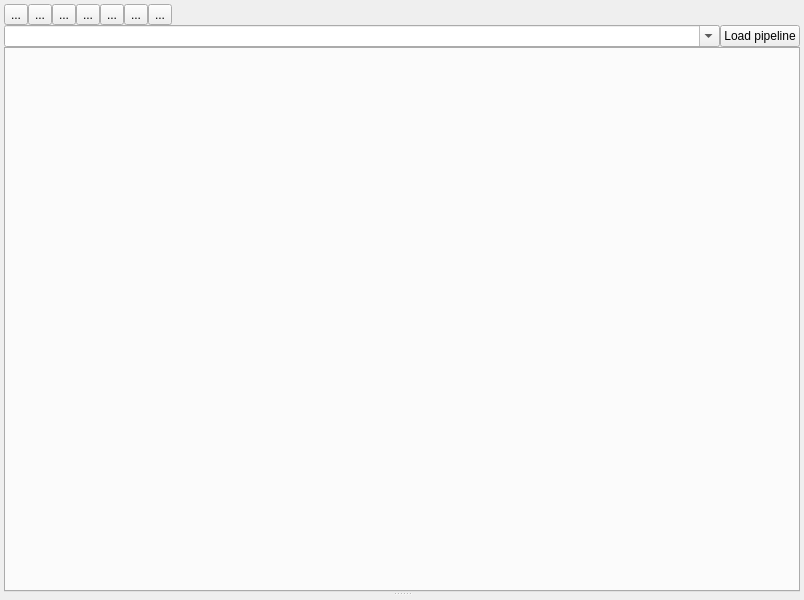
<?xml version="1.0" encoding="UTF-8"?>
<ui version="4.0">
 <class>PipelineViewer</class>
 <widget class="QMainWindow" name="PipelineViewer">
  <property name="geometry">
   <rect>
    <x>0</x>
    <y>0</y>
    <width>804</width>
    <height>600</height>
   </rect>
  </property>
  <property name="windowTitle">
   <string>Pipeline Viewer</string>
  </property>
  <property name="windowIcon">
   <iconset resource="icones.qrc">
    <normaloff>:/icones/logo</normaloff>:/icones/logo</iconset>
  </property>
  <widget class="QWidget" name="centralwidget">
   <property name="sizePolicy">
    <sizepolicy hsizetype="Expanding" vsizetype="Expanding">
     <horstretch>0</horstretch>
     <verstretch>0</verstretch>
    </sizepolicy>
   </property>
   <layout class="QGridLayout" name="gridLayout">
    <property name="margin">
     <number>4</number>
    </property>
    <property name="spacing">
     <number>0</number>
    </property>
    <item row="0" column="0">
     <layout class="QVBoxLayout" name="verticalLayout">
      <property name="spacing">
       <number>0</number>
      </property>
      <item>
       <layout class="QHBoxLayout" name="horizontalLayout_3">
        <property name="spacing">
         <number>0</number>
        </property>
        <item>
         <widget class="QToolButton" name="help">
          <property name="text">
           <string>...</string>
          </property>
          <property name="icon">
           <iconset resource="icones.qrc">
            <normaloff>:/icones/help</normaloff>:/icones/help</iconset>
          </property>
          <property name="iconSize">
           <size>
            <width>24</width>
            <height>24</height>
           </size>
          </property>
         </widget>
        </item>
        <item>
         <widget class="QToolButton" name="clean_bottom_layout">
          <property name="text">
           <string>...</string>
          </property>
          <property name="icon">
           <iconset resource="icones.qrc">
            <normaloff>:/icones/delete</normaloff>:/icones/delete</iconset>
          </property>
          <property name="iconSize">
           <size>
            <width>24</width>
            <height>24</height>
           </size>
          </property>
         </widget>
        </item>
        <item>
         <widget class="QToolButton" name="controller">
          <property name="text">
           <string>...</string>
          </property>
          <property name="icon">
           <iconset resource="icones.qrc">
            <normaloff>:/icones/controller</normaloff>:/icones/controller</iconset>
          </property>
          <property name="iconSize">
           <size>
            <width>24</width>
            <height>24</height>
           </size>
          </property>
         </widget>
        </item>
        <item>
         <widget class="QToolButton" name="study_config">
          <property name="text">
           <string>...</string>
          </property>
          <property name="icon">
           <iconset resource="icones.qrc">
            <normaloff>:/icones/config</normaloff>:/icones/config</iconset>
          </property>
          <property name="iconSize">
           <size>
            <width>24</width>
            <height>24</height>
           </size>
          </property>
         </widget>
        </item>
        <item>
         <widget class="QToolButton" name="change_view">
          <property name="text">
           <string>...</string>
          </property>
          <property name="icon">
           <iconset resource="icones.qrc">
            <normaloff>:/icones/change_view</normaloff>:/icones/change_view</iconset>
          </property>
          <property name="iconSize">
           <size>
            <width>24</width>
            <height>24</height>
           </size>
          </property>
         </widget>
        </item>
        <item>
         <widget class="QToolButton" name="run">
          <property name="text">
           <string>...</string>
          </property>
          <property name="icon">
           <iconset resource="icones.qrc">
            <normaloff>:/icones/play</normaloff>:/icones/play</iconset>
          </property>
          <property name="iconSize">
           <size>
            <width>24</width>
            <height>24</height>
           </size>
          </property>
         </widget>
        </item>
        <item>
         <widget class="QToolButton" name="view_result">
          <property name="text">
           <string>...</string>
          </property>
          <property name="icon">
           <iconset resource="icones.qrc">
            <normaloff>:/icones/view_result</normaloff>:/icones/view_result</iconset>
          </property>
          <property name="iconSize">
           <size>
            <width>24</width>
            <height>24</height>
           </size>
          </property>
         </widget>
        </item>
        <item>
         <spacer name="horizontalSpacer">
          <property name="orientation">
           <enum>Qt::Horizontal</enum>
          </property>
          <property name="sizeHint" stdset="0">
           <size>
            <width>40</width>
            <height>20</height>
           </size>
          </property>
         </spacer>
        </item>
       </layout>
      </item>
      <item>
       <layout class="QHBoxLayout" name="horizontalLayout">
        <item>
         <widget class="QComboBox" name="pipeline_module">
          <property name="toolTip">
           <string/>
          </property>
          <property name="autoFillBackground">
           <bool>false</bool>
          </property>
          <property name="editable">
           <bool>true</bool>
          </property>
          <property name="insertPolicy">
           <enum>QComboBox::InsertAlphabetically</enum>
          </property>
         </widget>
        </item>
        <item>
         <widget class="QPushButton" name="load_pipeline">
          <property name="sizePolicy">
           <sizepolicy hsizetype="Fixed" vsizetype="Fixed">
            <horstretch>0</horstretch>
            <verstretch>0</verstretch>
           </sizepolicy>
          </property>
          <property name="text">
           <string>Load pipeline</string>
          </property>
         </widget>
        </item>
       </layout>
      </item>
      <item>
       <widget class="QSplitter" name="splitter">
        <property name="sizePolicy">
         <sizepolicy hsizetype="Expanding" vsizetype="Expanding">
          <horstretch>0</horstretch>
          <verstretch>0</verstretch>
         </sizepolicy>
        </property>
        <property name="orientation">
         <enum>Qt::Vertical</enum>
        </property>
        <widget class="QWidget" name="verticalLayoutWidget">
         <layout class="QVBoxLayout" name="simple_pipeline_layout">
          <property name="spacing">
           <number>0</number>
          </property>
          <item>
           <widget class="QTabWidget" name="simple_pipeline">
            <property name="currentIndex">
             <number>-1</number>
            </property>
           </widget>
          </item>
         </layout>
        </widget>
        <widget class="QWidget" name="verticalLayoutWidget_2">
         <layout class="QVBoxLayout" name="sub_pipeline">
          <property name="spacing">
           <number>0</number>
          </property>
          <property name="sizeConstraint">
           <enum>QLayout::SetNoConstraint</enum>
          </property>
         </layout>
        </widget>
       </widget>
      </item>
     </layout>
    </item>
   </layout>
  </widget>
 </widget>
 <resources>
  <include location="icones.qrc"/>
 </resources>
 <connections/>
</ui>
